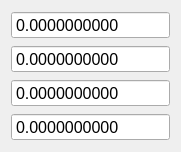
    <widget class="QWidget" name="layoutWidget">
     <property name="geometry">
      <rect>
       <x>240</x>
       <y>390</y>
       <width>121</width>
       <height>141</height>
      </rect>
     </property>
     <layout class="QVBoxLayout" name="verticalLayout_12">
      <item>
       <widget class="QDoubleSpinBox" name="plasticmod">
        <property name="sizePolicy">
         <sizepolicy hsizetype="Minimum" vsizetype="Fixed">
          <horstretch>250</horstretch>
          <verstretch>0</verstretch>
         </sizepolicy>
        </property>
        <property name="minimumSize">
         <size>
          <width>0</width>
          <height>28</height>
         </size>
        </property>
        <property name="maximumSize">
         <size>
          <width>16777215</width>
          <height>28</height>
         </size>
        </property>
        <property name="font">
         <font>
          <pointsize>12</pointsize>
         </font>
        </property>
        <property name="readOnly">
         <bool>true</bool>
        </property>
        <property name="buttonSymbols">
         <enum>QAbstractSpinBox::ButtonSymbols::NoButtons</enum>
        </property>
        <property name="decimals">
         <number>10</number>
        </property>
        <property name="maximum">
         <double>1000000000000.000000000000000</double>
        </property>
       </widget>
      </item>
      <item>
       <widget class="QDoubleSpinBox" name="shapefactor">
        <property name="sizePolicy">
         <sizepolicy hsizetype="Minimum" vsizetype="Fixed">
          <horstretch>250</horstretch>
          <verstretch>0</verstretch>
         </sizepolicy>
        </property>
        <property name="minimumSize">
         <size>
          <width>0</width>
          <height>28</height>
         </size>
        </property>
        <property name="maximumSize">
         <size>
          <width>16777215</width>
          <height>28</height>
         </size>
        </property>
        <property name="font">
         <font>
          <pointsize>12</pointsize>
         </font>
        </property>
        <property name="readOnly">
         <bool>true</bool>
        </property>
        <property name="buttonSymbols">
         <enum>QAbstractSpinBox::ButtonSymbols::NoButtons</enum>
        </property>
        <property name="decimals">
         <number>10</number>
        </property>
        <property name="maximum">
         <double>1000000000000.000000000000000</double>
        </property>
       </widget>
      </item>
      <item>
       <widget class="QDoubleSpinBox" name="bottomtoplastic">
        <property name="sizePolicy">
         <sizepolicy hsizetype="Minimum" vsizetype="Fixed">
          <horstretch>250</horstretch>
          <verstretch>0</verstretch>
         </sizepolicy>
        </property>
        <property name="minimumSize">
         <size>
          <width>0</width>
          <height>28</height>
         </size>
        </property>
        <property name="maximumSize">
         <size>
          <width>16777215</width>
          <height>28</height>
         </size>
        </property>
        <property name="font">
         <font>
          <pointsize>12</pointsize>
         </font>
        </property>
        <property name="readOnly">
         <bool>true</bool>
        </property>
        <property name="buttonSymbols">
         <enum>QAbstractSpinBox::ButtonSymbols::NoButtons</enum>
        </property>
        <property name="decimals">
         <number>10</number>
        </property>
        <property name="maximum">
         <double>1000000000000.000000000000000</double>
        </property>
       </widget>
      </item>
      <item>
       <widget class="QDoubleSpinBox" name="plastictotop">
        <property name="sizePolicy">
         <sizepolicy hsizetype="Minimum" vsizetype="Fixed">
          <horstretch>250</horstretch>
          <verstretch>0</verstretch>
         </sizepolicy>
        </property>
        <property name="minimumSize">
         <size>
          <width>0</width>
          <height>28</height>
         </size>
        </property>
        <property name="maximumSize">
         <size>
          <width>16777215</width>
          <height>28</height>
         </size>
        </property>
        <property name="font">
         <font>
          <pointsize>12</pointsize>
         </font>
        </property>
        <property name="readOnly">
         <bool>true</bool>
        </property>
        <property name="buttonSymbols">
         <enum>QAbstractSpinBox::ButtonSymbols::NoButtons</enum>
        </property>
        <property name="decimals">
         <number>10</number>
        </property>
        <property name="maximum">
         <double>1000000000000.000000000000000</double>
        </property>
       </widget>
      </item>
     </layout>
    </widget>
